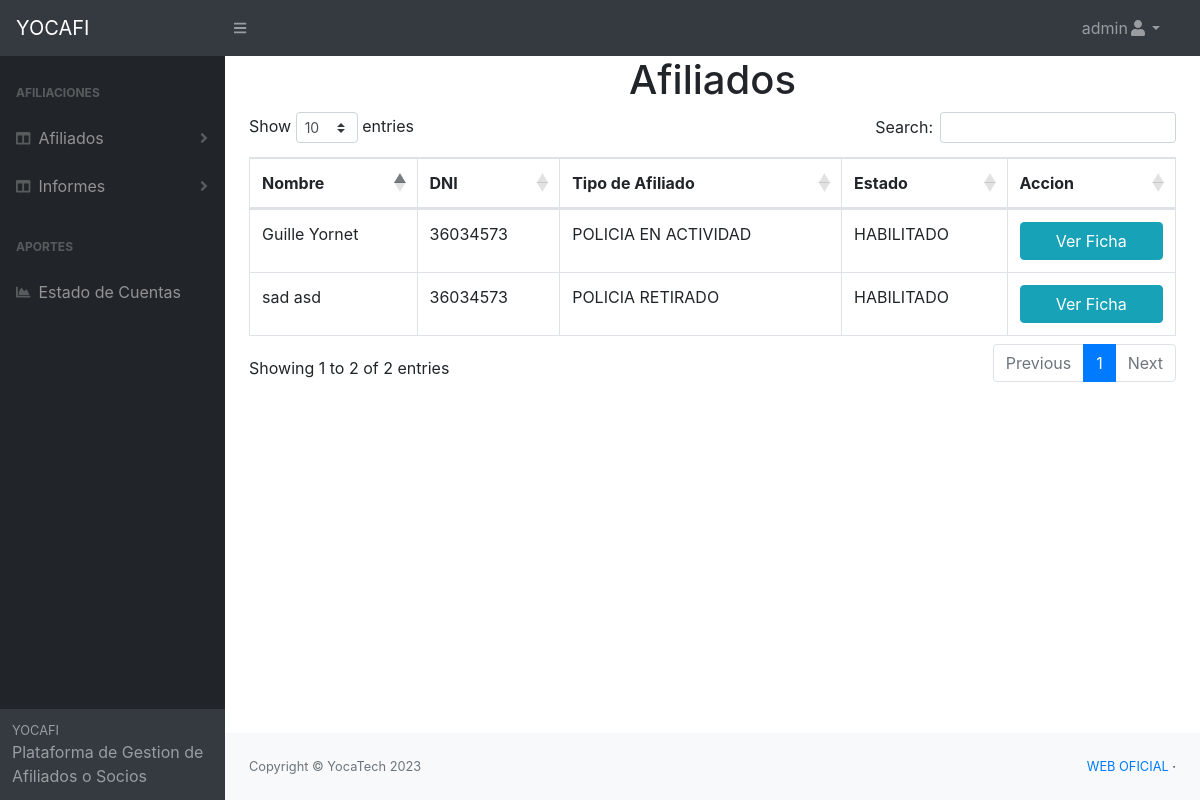
Before: /pages/ver_afiliados.php (signed in) with the older database file.
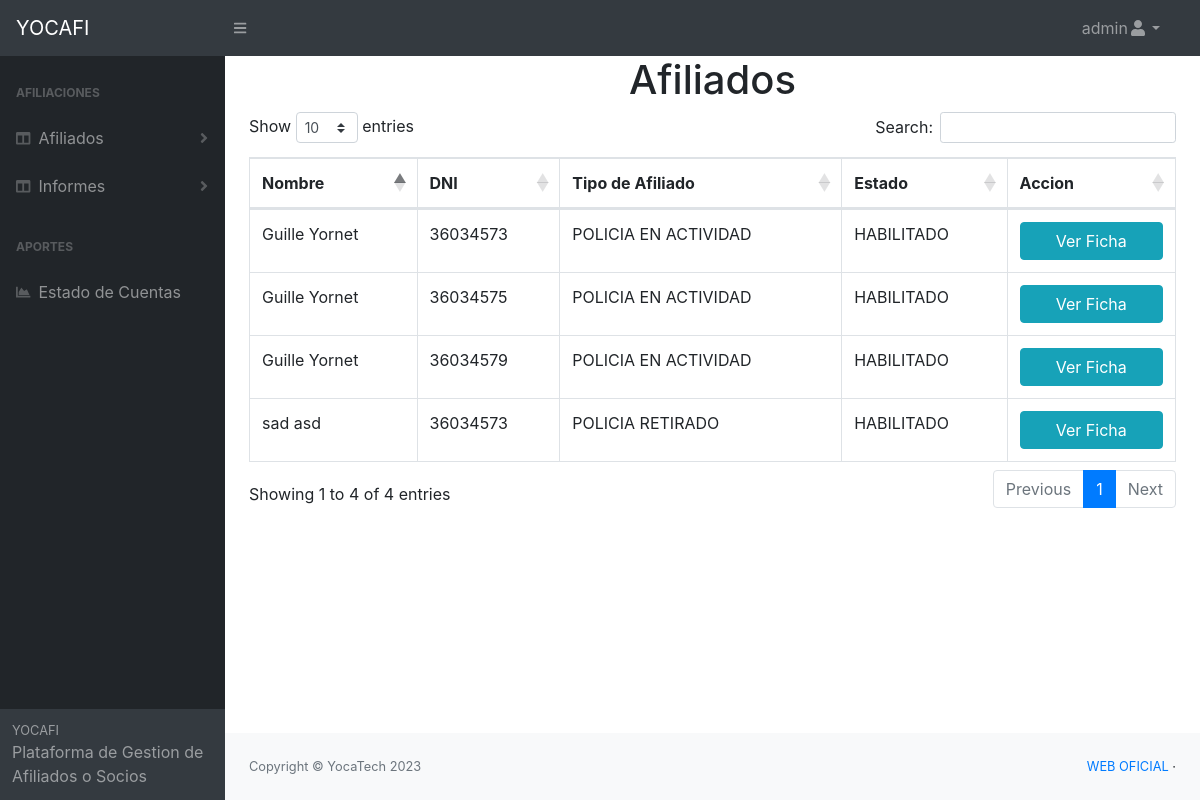
After: the same page with the newer database file.
### tables this page shows
CREATE TABLE `afiliado_titular` (
  `id` int(11) NOT NULL,
  `nombre` text NOT NULL,
  `apellido` text NOT NULL,
  `dni` text NOT NULL,
  `fecha_nacimiento` date NOT NULL,
  `domicilio` text NOT NULL,
  `telefono` text NOT NULL,
  `email` text DEFAULT NULL,
  `departamento` text NOT NULL,
  `estado_civil` text NOT NULL,
  `genero` text NOT NULL,
  `tipo_socio` text NOT NULL,
  `padron` text NOT NULL,
  `sector_laboral` text NOT NULL,
  `fecha_carga` date NOT NULL DEFAULT current_timestamp(),
  `hora_carga` time NOT NULL DEFAULT current_timestamp(),
  `usuario_carga` text NOT NULL,
  `estado` text NOT NULL,
  `observacion` text DEFAULT NULL,
  `fecha_estado` date DEFAULT NULL,
  `hora_estado` time DEFAULT NULL,
  `fecha_baja` date DEFAULT NULL,
  `hora_baja` time DEFAULT NULL
);

### pages/ver_afiliados.php (the view, shortened to what this page needs)
<?php
    require 'conexion.php';
    $usuario = $_SESSION['usuario'];
    $tipo_usuario = $_SESSION['tipo_usuario'];
    $sql = "SELECT * FROM afiliado_titular";
    $resultado = $mysqli->query($sql);
?>
<?php
    include "header.php";
?>
    <body class="sb-nav-fixed">
    <?php
    include "nav_principal.php";
    ?>
        <div id="layoutSidenav">
           <?php
           include "inc_nav.php";
           ?>
            <div id="layoutSidenav_content">
                <main>
                    <h1 class="text-center">Afiliados</h1>
    <div class="container">
       <div class="row">
           <div class="col-lg-12">
            <table id="example" class="table table-bordered  display nowrap" cellspacing="0" width="100%">
                <thead>
                    <tr>
                        <th>Nombre</th>
                        <th>DNI</th>
                        <th>Tipo de Afiliado</th>
                        <th>Estado</th>
                        <th>Accion</th>
                    </tr>
                </thead>
                <tbody>
                   <?php while ($row = $resultado->fetch_assoc()) { ?>
                    <tr>
                        <td><?php echo $row['nombre']." ".$row['apellido']; ?></td>
                        <td><?php echo $row['dni']; ?></td>
                        <td><?php echo $row['tipo_socio']; ?></td>
                        <td><?php echo $row['estado']; ?></td>
                             <td><a href="ver_ficha.php?id=<?php echo $row['id']; ?>"class='btn btn-info col-12'>Ver Ficha</a></td>
                    </tr>
                    <?php } ?>
                </tbody>
            </table>
           </div>
       </div>
    </div>
                </main>
                <?php
                    include "footer.php";
                ?>
            </div>
        </div>
    </body>
</html>

### pages/header.php (shortened to what this page needs)
<!DOCTYPE html>
<html lang="es">
    <head>
        <link rel="stylesheet" type="" href="../bootstrap/css/bootstrap.min.css">
        <link rel="stylesheet" type="" href="../css/estilos.css">
        <link href="../css/styles.css" rel="stylesheet" />
        <link href="https://cdn.datatables.net/1.10.20/css/dataTables.bootstrap4.min.css" rel="stylesheet" />
    <link rel="stylesheet" href="https://stackpath.bootstrapcdn.com/bootstrap/4.4.1/css/bootstrap.min.css">
<link rel="stylesheet" type="text/css" href="https://cdn.datatables.net/v/bs4/dt-1.10.20/datatables.min.css"/>
<link rel="stylesheet" type="text/css" href="https://cdn.datatables.net/responsive/2.2.3/css/responsive.dataTables.min.css">
    <link rel="stylesheet" type="" href="../bootstrap/css/bootstrap.min.css">
    <link rel="stylesheet" type="" href="../css/estilos.css">
    <link href="../css/styles.css" rel="stylesheet" />
    <link href="https://cdn.datatables.net/1.10.20/css/dataTables.bootstrap4.min.css" rel="stylesheet" />
	</head>

### pages/nav_principal.php (shortened to what this page needs)
<nav class="sb-topnav navbar navbar-expand navbar-dark bg-dark">
            <a class="navbar-brand" href="index.html">YOCAFI</a><button class="btn btn-link btn-sm order-1 order-lg-0" id="sidebarToggle" href="#"><i class="fas fa-bars"></i></button
			>
            <ul class="navbar-nav ml-auto mr-0 mr-md-3 my-2 my-md-0">
                <li class="nav-item dropdown">
                    <a class="nav-link dropdown-toggle" id="userDropdown" href="#" role="button" data-toggle="dropdown" aria-haspopup="true" aria-expanded="false"><?php echo $usuario; ?><i class="fas fa-user fa-fw"></i></a>
				</li>
			</ul>
		</nav>

### pages/inc_nav.php (shortened to what this page needs)
<div id="layoutSidenav_nav">
               <nav class="sb-sidenav accordion sb-sidenav-dark" id="sidenavAccordion">
                   <div class="sb-sidenav-menu">
                       <div class="nav">
						<?php if($tipo_usuario == 1) { ?>
							<div class="sb-sidenav-menu-heading">Afiliaciones</div>
								<a class="nav-link collapsed" href="#" data-toggle="collapse" 						data-target="#afiliaciones" aria-expanded="false" aria-controls="afiliaciones">
									<div class="sb-nav-link-icon"><i class="fas fa-columns"></i></div>
                               		Afiliados
                               		<div class="sb-sidenav-collapse-arrow"><i class="fas fa-angle-down"></i></div>
								</a>
									<a class="nav-link collapsed" href="#" data-toggle="collapse" 						data-target="#informes" aria-expanded="false" aria-controls="informes">
									<div class="sb-nav-link-icon"><i class="fas fa-columns"></i></div>
                               		Informes
                               		<div class="sb-sidenav-collapse-arrow"><i class="fas fa-angle-down"></i></div>
								</a>
							<div class="sb-sidenav-menu-heading">Aportes</div>
                            <a class="nav-link" href="estados_cuentas.php"
						><div class="sb-nav-link-icon"><i class="fas fa-chart-area"></i></div>
						Estado de Cuentas</a>
						<?php } ?>
					</div>
				</div>
       	        <div class="sb-sidenav-footer">
                       <div class="small">YOCAFI</div>
                       Plataforma de Gestion de Afiliados o Socios
				</div>
			</nav>
		</div>

### pages/footer.php
<footer class="py-4 bg-light mt-auto">
                    <div class="container-fluid">
                        <div class="d-flex align-items-center justify-content-between small">
                            <div class="text-muted">Copyright &copy; YocaTech 2023</div>
                            <div>
                                <a href="https://www.divisionserviciossociales.com.ar">WEB OFICIAL</a>
                                &middot;
							</div>
						</div>
					</div>
				</footer>

Changed rows visible on the page:
added afiliado_titular: nombre "Guille", apellido "Yornet", dni "36034575", tipo_socio "POLICIA EN ACTIVIDAD", estado "HABILITADO"
added afiliado_titular: nombre "Guille", apellido "Yornet", dni "36034579", tipo_socio "POLICIA EN ACTIVIDAD", estado "HABILITADO"
Other visible differences:
text written by a page script: "Show entries Search: Showing 1 to 2 of 2 entries Previous 1 Next" → "Show entries Search: Showing 1 to 4 of 4 entries Previous 1 Next"
